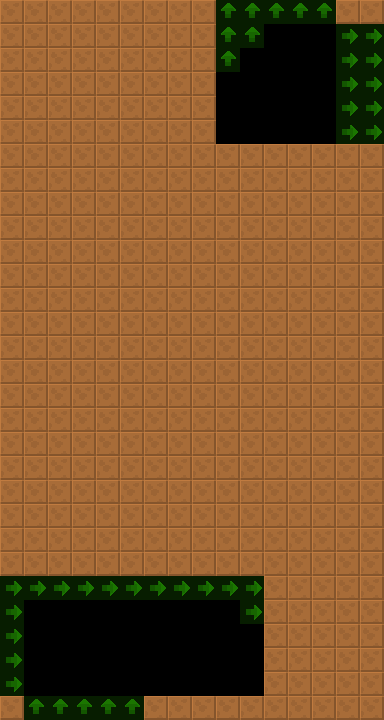

Tiled map render using the project's own tile images. Description and the map definition, with tile-layer contents summarised, below:
An orthogonal 16x30 tile map with 24x24 px tiles, 2 tile layers (col, lnk), 2 tilesets and 2 objects (2x RedTeleporter).

<map version="1.4" tiledversion="1.4.2" orientation="orthogonal" renderorder="right-down" width="16" height="30" tilewidth="24" tileheight="24" infinite="0" nextlayerid="4" nextobjectid="8">
 <tileset firstgid="6" source="../../lnk.tsx" />
 <tileset firstgid="1" source="../../col.tsx" />
 <layer id="1" name="col" width="16" height="30">
  <data>[480 cells, 380 non-empty, 1 distinct tile ids]</data>
 </layer>
 <layer id="2" name="lnk" width="16" height="30" opacity="0.5">
  <data>[480 cells, 39 non-empty, 2 distinct tile ids]</data>
 </layer>
 <objectgroup id="3" name="markers" opacity="0.5">
  <object id="1" name="RedTeleporter" type="RedTeleporter" x="240" y="120" width="24" height="24">
   <properties>
    <property name="yr" value="0" />
    <property name="xr" value="0" />
   </properties>
  </object>
  <object id="2" name="RedTeleporter" type="RedTeleporter" x="216" y="672" width="24" height="24">
   <properties>
    <property name="yr" value="0" />
    <property name="xr" value="0" />
   </properties>
  </object>
 </objectgroup>
</map>
